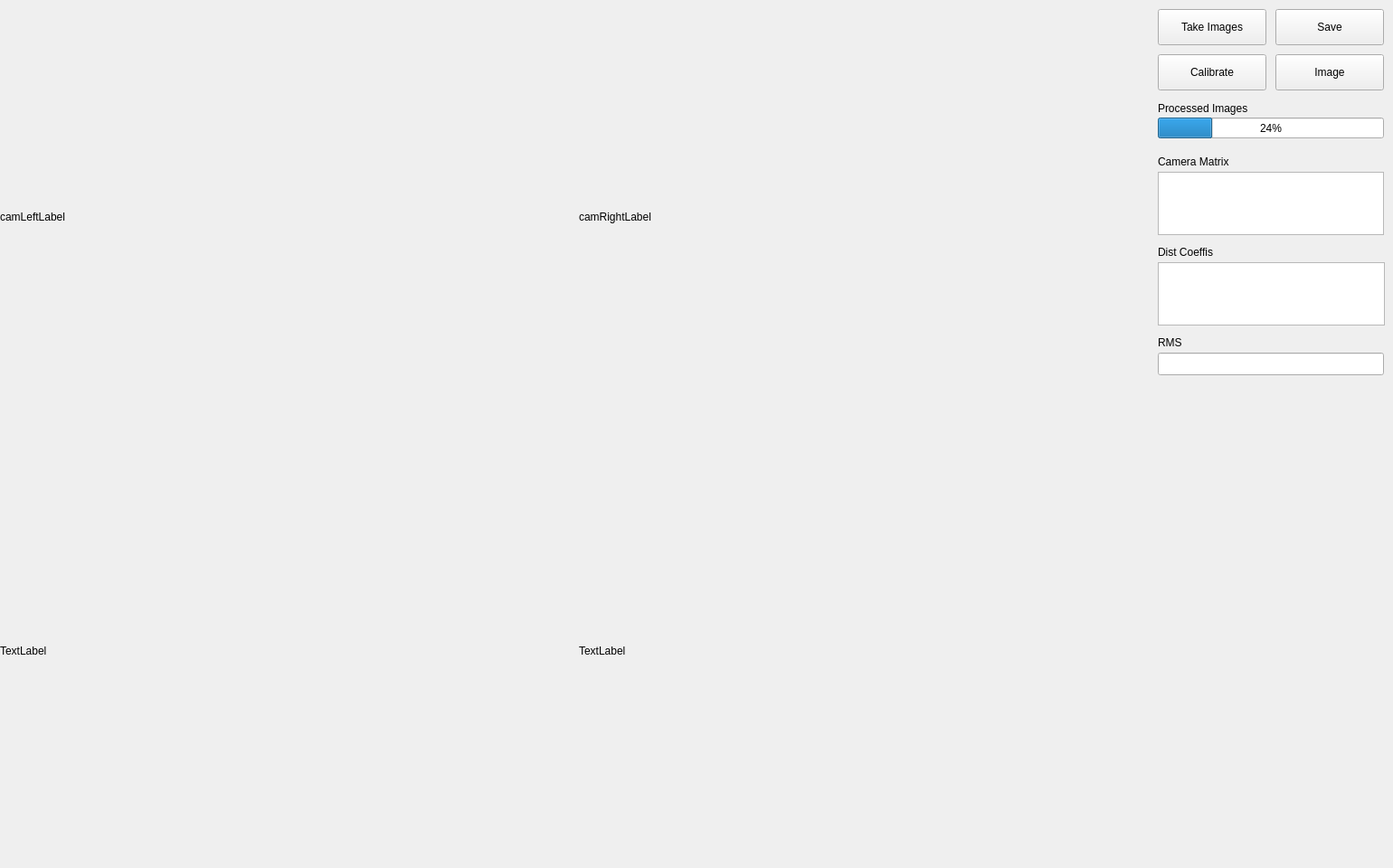
<?xml version="1.0" encoding="UTF-8"?>
<ui version="4.0">
 <class>Widget</class>
 <widget class="QWidget" name="Widget">
  <property name="geometry">
   <rect>
    <x>0</x>
    <y>0</y>
    <width>1540</width>
    <height>960</height>
   </rect>
  </property>
  <widget class="QLabel" name="camLeftLabel">
   <property name="geometry">
    <rect>
     <x>0</x>
     <y>0</y>
     <width>640</width>
     <height>480</height>
    </rect>
   </property>
   <property name="text">
    <string>camLeftLabel</string>
   </property>
  </widget>
  <widget class="QLabel" name="camRightLabel">
   <property name="geometry">
    <rect>
     <x>640</x>
     <y>0</y>
     <width>640</width>
     <height>480</height>
    </rect>
   </property>
   <property name="text">
    <string>camRightLabel</string>
   </property>
  </widget>
  <widget class="QPushButton" name="caliPushButton">
   <property name="geometry">
    <rect>
     <x>1280</x>
     <y>60</y>
     <width>120</width>
     <height>40</height>
    </rect>
   </property>
   <property name="text">
    <string>Calibrate</string>
   </property>
  </widget>
  <widget class="QLabel" name="test1">
   <property name="geometry">
    <rect>
     <x>0</x>
     <y>480</y>
     <width>640</width>
     <height>480</height>
    </rect>
   </property>
   <property name="text">
    <string>TextLabel</string>
   </property>
  </widget>
  <widget class="QLabel" name="test2">
   <property name="geometry">
    <rect>
     <x>640</x>
     <y>480</y>
     <width>640</width>
     <height>480</height>
    </rect>
   </property>
   <property name="text">
    <string>TextLabel</string>
   </property>
  </widget>
  <widget class="QPushButton" name="takeImagesPushButton">
   <property name="geometry">
    <rect>
     <x>1280</x>
     <y>10</y>
     <width>120</width>
     <height>40</height>
    </rect>
   </property>
   <property name="text">
    <string>Take Images</string>
   </property>
   <property name="checkable">
    <bool>true</bool>
   </property>
   <property name="flat">
    <bool>false</bool>
   </property>
  </widget>
  <widget class="QPushButton" name="savePushButton">
   <property name="geometry">
    <rect>
     <x>1410</x>
     <y>10</y>
     <width>120</width>
     <height>40</height>
    </rect>
   </property>
   <property name="text">
    <string>Save</string>
   </property>
  </widget>
  <widget class="QPushButton" name="pushButton">
   <property name="geometry">
    <rect>
     <x>1410</x>
     <y>60</y>
     <width>120</width>
     <height>40</height>
    </rect>
   </property>
   <property name="text">
    <string>Image</string>
   </property>
  </widget>
  <widget class="QProgressBar" name="progressBar">
   <property name="geometry">
    <rect>
     <x>1280</x>
     <y>130</y>
     <width>250</width>
     <height>23</height>
    </rect>
   </property>
   <property name="value">
    <number>24</number>
   </property>
  </widget>
  <widget class="QLabel" name="label_2">
   <property name="geometry">
    <rect>
     <x>1280</x>
     <y>170</y>
     <width>120</width>
     <height>17</height>
    </rect>
   </property>
   <property name="text">
    <string>Camera Matrix</string>
   </property>
  </widget>
  <widget class="QPlainTextEdit" name="matrixPlainTextEdit">
   <property name="geometry">
    <rect>
     <x>1280</x>
     <y>190</y>
     <width>250</width>
     <height>70</height>
    </rect>
   </property>
  </widget>
  <widget class="QLabel" name="label_3">
   <property name="geometry">
    <rect>
     <x>1280</x>
     <y>270</y>
     <width>120</width>
     <height>17</height>
    </rect>
   </property>
   <property name="text">
    <string>Dist Coeffis</string>
   </property>
  </widget>
  <widget class="QPlainTextEdit" name="coeffisPlainTextEdit">
   <property name="geometry">
    <rect>
     <x>1280</x>
     <y>290</y>
     <width>251</width>
     <height>70</height>
    </rect>
   </property>
  </widget>
  <widget class="QLabel" name="label_4">
   <property name="geometry">
    <rect>
     <x>1280</x>
     <y>370</y>
     <width>67</width>
     <height>17</height>
    </rect>
   </property>
   <property name="text">
    <string>RMS</string>
   </property>
  </widget>
  <widget class="QLineEdit" name="rmsLineEdit">
   <property name="geometry">
    <rect>
     <x>1280</x>
     <y>390</y>
     <width>250</width>
     <height>25</height>
    </rect>
   </property>
  </widget>
  <widget class="QLabel" name="label">
   <property name="geometry">
    <rect>
     <x>1280</x>
     <y>110</y>
     <width>120</width>
     <height>20</height>
    </rect>
   </property>
   <property name="text">
    <string>Processed Images</string>
   </property>
  </widget>
 </widget>
 <resources/>
 <connections/>
</ui>
